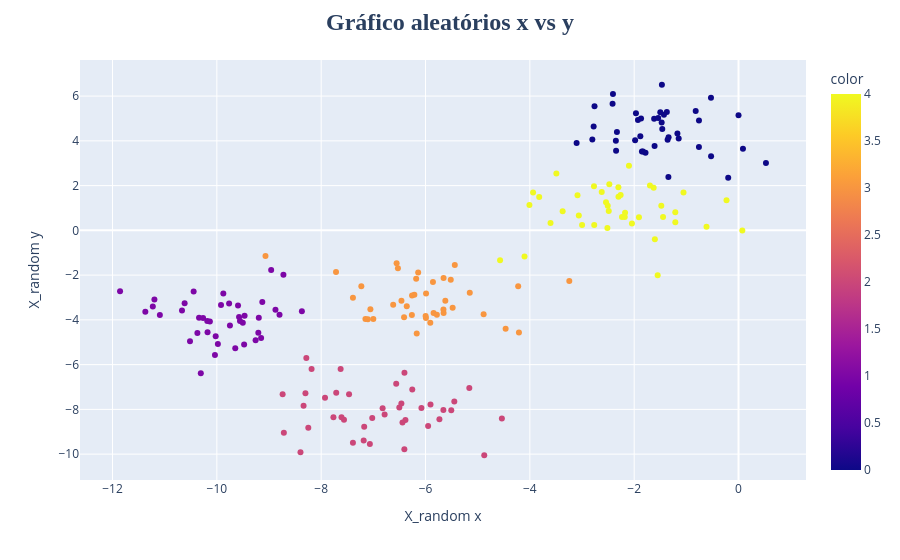

This figure's notebook cell:
### Code cell
# x base idade e base salário
grafico1 = px.scatter(x =  X_random[:,0], y =  X_random[:,1],color=rotulos)

# Atualiza o layout para renomear os rótulos dos eixos X e Y
grafico1.update_layout(
    # Defina o título aqui, no gráfico que será exibido
    title_text='<b>Gráfico aleatórios x vs y</b>',
    xaxis_title_text='X_random x',
    yaxis_title_text='X_random y',
    # padrão o título
    title_font_size=24,  # Define o tamanho da fonte do título
    title_font_family='Arial Black', # Uma fonte mais grossa
    title_x=0.5 # Centraliza o título no gráfico
)
grafico1.show()
grafico1.write_html("figuras/18-5_grafico1_2.html")

### Figure 1 — Plotly figure (JSON) as saved in the notebook; plotly's stock layout.template omitted (floating-point values rounded to 4 significant figures; data arrays with more than 128 entries replaced by an {"elided": "..."} marker saying what was removed)
{"data": [{"hovertemplate": "x=%{x}<br>y=%{y}<br>color=%{marker.color}<extra></extra>", "legendgroup": "", "marker": {"color": {"elided": "200 int values"}, "coloraxis": "coloraxis", "symbol": "circle"}, "mode": "markers", "name": "", "orientation": "v", "showlegend": false, "type": "scatter", "x": {"elided": "200 float values"}, "xaxis": "x", "y": {"elided": "200 float values"}, "yaxis": "y"}], "layout": {"autosize": true, "coloraxis": {"colorbar": {"title": {"text": "color"}}, "colorscale": [[0, "#0d0887"], [0.1111, "#46039f"], [0.2222, "#7201a8"], [0.3333, "#9c179e"], [0.4444, "#bd3786"], [0.5556, "#d8576b"], [0.6667, "#ed7953"], [0.7778, "#fb9f3a"], [0.8889, "#fdca26"], [1, "#f0f921"]]}, "legend": {"tracegroupgap": 0}, "margin": {"t": 60}, "title": {"font": {"family": "Arial Black", "size": 24}, "text": "<b>Gráfico aleatórios x vs y</b>", "x": 0.5}, "xaxis": {"anchor": "y", "autorange": true, "domain": [0, 1], "range": [-12.61, 1.276], "title": {"text": "X_random x"}, "type": "linear"}, "yaxis": {"anchor": "x", "autorange": true, "domain": [0, 1], "range": [-11.33, 7.789], "title": {"text": "X_random y"}, "type": "linear"}}}
